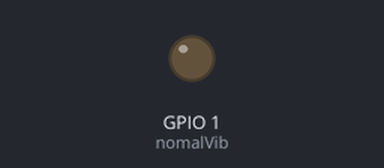
Bench run of a program on a simulated ESP32. On the bench: output pins drawn as LEDs (lit = HIGH). Nothing arrives over Bluetooth unless stated; a phone connects over Bluetooth LE 3 s after start; what the program prints to the serial monitor is not drawn.

Above: at 0.05 s.
Timing chart, 0 to 3.0 s (numbered marks = the images above):
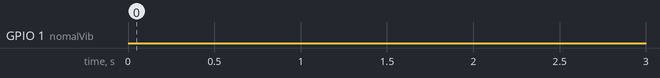

Measured:
- by itself, GPIO 1 (nomalVib): LOW → HIGH at 4.0 s, → LOW 0.30 s later, → HIGH 0.70 s later, → LOW 0.30 s later, … (252 changes in this stretch)

The program:

main.cpp
```cpp
#include <Arduino.h>
#include <Ticker.h>
/*
【ライセンスについて】
Copyright(c) 2022 by tamanegi
Released under the MIT license
'http://tamanegi.digick.jp/about-licence/
*/
#include <BLEDevice.h>
#include <BLEServer.h>
#include <BLEUtils.h>
#include <BLE2902.h>

#define BUFFER 64
#define VIB_MOTOR D0
#define STATE_BLE D1
#define VIB_SWTCH D2

BLEServer *pServer = NULL;
BLECharacteristic * pTxCharacteristic;
bool deviceConnected = false;
bool oldDeviceConnected = false;
uint8_t txValue[BUFFER] = "";
int vibflag = 0,attachFlag = 0;

Ticker nomalVib;
Ticker stepVib;
// See the following for generating UUIDs:
// https://www.uuidgenerator.net/

#define SERVICE_UUID           "6E400001-B5A3-F393-E0A9-E50E24DCCA9E" // UART service UUID
#define CHARACTERISTIC_UUID_RX "6E400002-B5A3-F393-E0A9-E50E24DCCA9E"
#define CHARACTERISTIC_UUID_TX "6E400003-B5A3-F393-E0A9-E50E24DCCA9E"

void pattern1(void){
  digitalWrite(D0,HIGH);
  delay(300);
  digitalWrite(D0,LOW);
  attachFlag = 1;
  vibflag = 1;
}

void pattern2(void){
  digitalWrite(D0,HIGH);
  delay(1000);
  digitalWrite(D0,LOW);
  delay(1000);
}

class MyServerCallbacks: public BLEServerCallbacks {
    void onConnect(BLEServer* pServer) {
      deviceConnected = true;
    };

    void onDisconnect(BLEServer* pServer) {
      deviceConnected = false;
    }
};

class MyCallbacks: public BLECharacteristicCallbacks {
    void onWrite(BLECharacteristic *pCharacteristic) {
      std::string rxValue = pCharacteristic->getValue();

      if (rxValue.length() > 0) {
        if(rxValue[0] == 'a'){
          nomalVib.detach();
          stepVib.once(0.5,pattern2);
        }
        else if(vibflag == 1){
          stepVib.detach();
          nomalVib.attach(1,pattern1);
          vibflag = 0;
        }
      }
    }
};

void setup() {
  Serial.begin(115200);
  pinMode(D0,OUTPUT);


  // Create the BLE Device
  BLEDevice::init("onestepR");

  // Create the BLE Server
  pServer = BLEDevice::createServer();
  pServer->setCallbacks(new MyServerCallbacks());

  // Create the BLE Service
  BLEService *pService = pServer->createService(SERVICE_UUID);

  // Create a BLE Characteristic
  pTxCharacteristic = pService->createCharacteristic(
										CHARACTERISTIC_UUID_TX,
										BLECharacteristic::PROPERTY_NOTIFY
									);

  pTxCharacteristic->addDescriptor(new BLE2902());

  BLECharacteristic * pRxCharacteristic = pService->createCharacteristic(
											CHARACTERISTIC_UUID_RX,
											BLECharacteristic::PROPERTY_WRITE
										);

  pRxCharacteristic->setCallbacks(new MyCallbacks());

  // Start the service
  pService->start();

  // Start advertising
  pServer->getAdvertising()->start();
  Serial.println("Waiting a client connection to notify...");
}

void loop() {
  Serial.read();
  //以下修正箇所　COMからデータを読み取り、BLEに送信
  if (deviceConnected == true && attachFlag == 0)
  {

		delay(10); // bluetooth stack will go into congestion, if too many packets are sent
	}

  if (deviceConnected == false && attachFlag == 1)
  {
    nomalVib.detach();
    attachFlag == 0;
		delay(10); // bluetooth stack will go into congestion, if too many packets are sent
	}

    // disconnecting
    if (!deviceConnected && oldDeviceConnected) {
        delay(500); // give the bluetooth stack the chance to get things ready
        pServer->startAdvertising(); // restart advertising
        Serial.println("start advertising");
        oldDeviceConnected = deviceConnected;
    }
    // connecting
    if (deviceConnected && !oldDeviceConnected) {
		    nomalVib.attach(1,pattern1);
        oldDeviceConnected = deviceConnected;
    }
}
```
